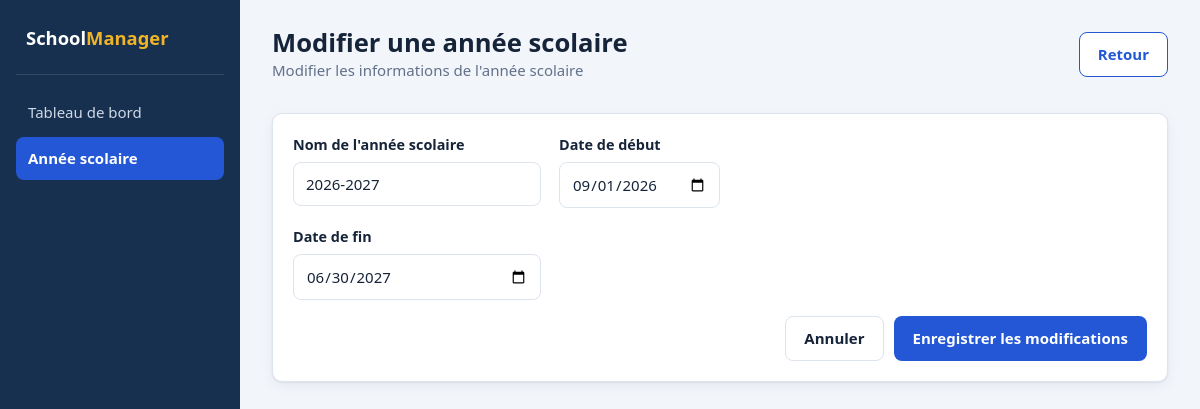
Page /school-years/1/edit/ on the committed database.
### schools/models/school_year.py (models this page shows, shortened)
class SchoolYear(models.Model):
    name = models.CharField(max_length=9)
    start_date = models.DateField()
    end_date = models.DateField()
    is_active = models.BooleanField(default=False)
    class Meta:
        verbose_name = "Année scolaire"
        verbose_name_plural = "Années scolaires"

### schools/views/school_year_view.py (the view, shortened to what this page needs)
# urls.py: path("school-years/<int:id>/edit/", school_year_edit_view, name="school_year_edit"),
def school_year_edit_view(request, id):
    school_year = get_object_or_404(SchoolYear, id=id)
    errors = {}
    form_data = {
        "name": school_year.name,
        "start_date": school_year.start_date,
        "end_date": school_year.end_date,
    }
    context = {
        "pages": "school_year",
        "school_year": school_year,
        "errors": errors,
        "form_data": form_data,
    }
    return render(
        request,
        "pages/admin/school_year/edit.html",
        context
    )

### templates/pages/admin/school_year/edit.html (shortened to what this page needs)
{% extends "layouts/base_admin.html" %}
{% block titre_page %}Modifier une année scolaire{% endblock %}
{% block desc %}Modifier les informations de l'année scolaire{% endblock %}
{% block btn %}
    <a href="{% url 'school_year' %}" class="btn btn-secondary">
        Retour
    </a>
{% endblock %}
{% block content %}
<section class="section">
    <div class="card">
        <form method="POST" class="form">
            <div class="two-cols">
                <div class="field {% if errors.name %}error{% endif %}">
                    <label for="name">Nom de l'année scolaire</label>
                    <input
                        type="text"
                        id="name"
                        name="name"
                        value="{{ form_data.name|default:'' }}"
                        required
                    >
                </div>
                <div class="field {% if errors.start_date %}error{% endif %}">
                    <label for="start_date">Date de début</label>
                    <input
                        type="date"
                        id="start_date"
                        name="start_date"
                        value="{{ form_data.start_date|date:'Y-m-d' }}"
                        required
                    >
                </div>
                <div class="field {% if errors.end_date %}error{% endif %}">
                    <label for="end_date">Date de fin</label>
                    <input
                        type="date"
                        id="end_date"
                        name="end_date"
                        value="{{ form_data.end_date|date:'Y-m-d' }}"
                        required
                    >
                </div>
            </div>
            <div class="form-actions">
                <a href="{% url 'school_year' %}" class="btn btn-ghost">
                    Annuler
                </a>
                <button type="submit" class="btn btn-primary">
                    Enregistrer les modifications
                </button>
            </div>
        </form>
    </div>
</section>
{% endblock %}

### static/css/admin.css (style rules this page uses)
:root { --bg: #f2f5fa; --surface: #ffffff; --ink: #16243a; --muted: #62718a; --line: #dde4ee; --side: #17304f; --primary: #2457d6; --primary-dark: #1b44ab; --accent: #f0b429; --ok: #178a54; --ok-bg: #e0f4ea; --warn: #9a6400; --warn-bg: #fdf0d2; --danger: #c22f3d; --danger-bg: #fbe3e5; --radius: 10px; --shadow: 0 1px 2px rgba(23,48,79,.08), 0 4px 14px rgba(23,48,79,.05); }
* { box-sizing: border-box; margin: 0; padding: 0; }
body { font-family: "Segoe UI", system-ui, -apple-system, Roboto, Arial, sans-serif; background: var(--bg); color: var(--ink); line-height: 1.5; font-size: 15px; }
a { color: inherit; text-decoration: none; }
.section { margin-top: 32px; }
.card { background: var(--surface); border: 1px solid var(--line); border-radius: var(--radius); padding: 20px; box-shadow: var(--shadow); }
.two-cols { display: grid; grid-template-columns: 2fr 1fr; gap: 18px; align-items: start; }
.form { display: grid; grid-template-columns: repeat(2, 1fr); gap: 16px 18px; }
.field { display: flex; flex-direction: column; gap: 6px; }
.field label { font-weight: 600; font-size: .9rem; }
.field input, .field select, .field textarea { font: inherit; color: var(--ink); background: #fff; border: 1.5px solid var(--line); border-radius: 8px; padding: 10px 12px; transition: border-color .15s, box-shadow .15s; }
.field input::placeholder, .field textarea::placeholder { color: #98a4b8; }
.form-actions { grid-column: 1 / -1; display: flex; gap: 10px; justify-content: flex-end; flex-wrap: wrap; }
.btn { display: inline-flex; align-items: center; justify-content: center; gap: 6px; font: inherit; font-weight: 600; cursor: pointer; padding: 10px 18px; border-radius: 8px; border: 1.5px solid transparent; transition: background .15s, border-color .15s, transform .05s; }
.btn-primary { background: var(--primary); color: #fff; }
.btn-secondary { background: #fff; color: var(--primary); border-color: var(--primary); }
.btn-ghost { background: transparent; color: var(--ink); border-color: var(--line); }

### rows in the picture
SchoolYear: name "2026-2027", start_date "09/01/2026", end_date "06/30/2027"
